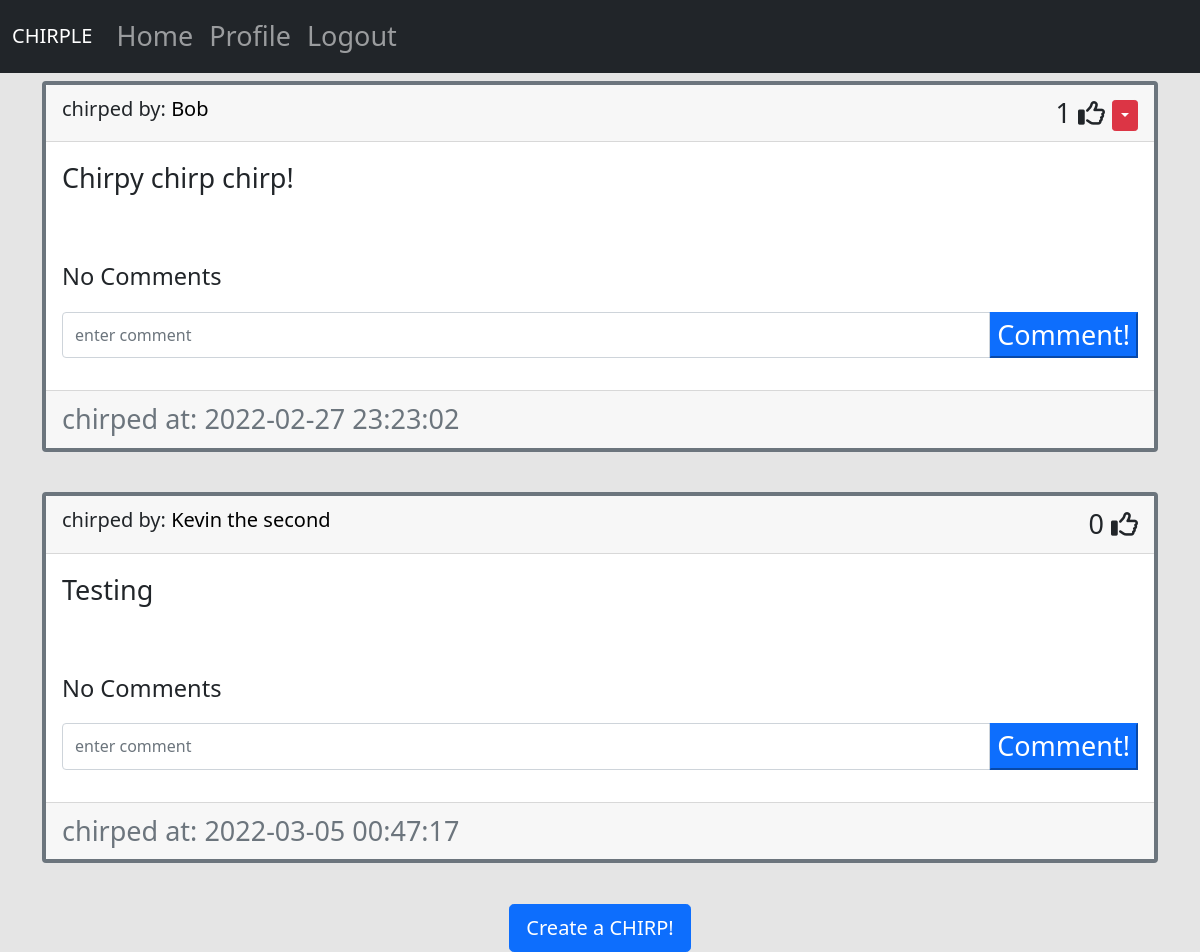
Screenshot of /home (signed in) with the database file from the repository.
### website/models.py (models this page shows)
class Chirps(db.Model):
    id = db.Column(db.Integer, primary_key=True)
    text = db.Column(db.Text, nullable=False)
    date_created = db.Column(db.DateTime(timezone=True), default=func.now())
    author = db.Column(db.Integer, db.ForeignKey(
        'user.id', ondelete="CASCADE"), nullable=False)
    comment = db.relationship(
        "Comment", backref="chirps", cascade="all,delete-orphan")
    like = db.relationship(
        "Like", backref="chirps", cascade="all,delete-orphan")

class User(db.Model, UserMixin):
    id = db.Column(db.Integer, primary_key=True)
    email = db.Column(db.String(150), unique=True)
    username = db.Column(db.String(150), unique=True)
    password = db.Column(db.String(150))
    date_created = db.Column(db.DateTime(timezone=True), default=func.now())
    isAdmin = db.Column(db.Boolean, default=False)
    chirps = db.relationship("Chirps", backref="user", passive_deletes=True)
    comment = db.relationship("Comment", backref="user", passive_deletes=True)
    like = db.relationship("Like", backref="user", passive_deletes=True)

### website/views.py (the view)
@views.route("/")
@views.route("/home")
@login_required
def home():
    posts = Chirps.query.all()
    return render_template("home.html",  user=current_user, chirps=posts)

### website/__init__.py (called while the page is built)
def create_app():
    app = Flask(__name__)
    app.config['SECRET_KEY'] = "notsosecretkey"
    app.config['SQLALCHEMY_DATABASE_URI'] = f'sqlite:///{DB_NAME}'
    db.init_app(app)
    from .views import views
    from .auth import authenticate
    app.register_blueprint(views, url_prefix="/")
    app.register_blueprint(authenticate, url_prefix="/")
    from .models import User
    create_database(app)
    login_manager = LoginManager()
    login_manager.login_view = "authenticate.login"
    login_manager.init_app(app)
    @login_manager.user_loader
    def load_user(_id):
        return User.query.get(int(_id))
    return app

### website/templates/home.html
{%extends "chirpdiv.html" %} {%block title%}Home{%endblock%}

### website/templates/chirpdiv.html (shortened to what this page needs)
{%extends "base.html"%} {%block title%}{%endblock%} {%block content%}
<div id="chirps">
  {%for chirps in chirps%}
  <div class="card border-secondary">
    <div class="card-header d-flex justify-content-between align-items-center" >
      <h5>
        chirped by:
        <span
          ><a href="/chirps/{{chirps.user.username}}" class="chirpname">
            {{chirps.user.username}}</a
          ></span
        >
      </h5>
      <div>
        <span id="likes-count-{{chirps.id}}">{{chirps.like|length}}</span>
        {%if user.id in  chirps.like|map(attribute="author")|list%}
        <i
          class="fas fa-thumbs-up"
          id="like-button-{{chirps.id}}"
          onclick="like({{chirps.id}})"
        ></i>
        {%else%}
        <i
        class="far fa-thumbs-up"
        id="like-button-{{chirps.id}}"
        onclick="like({{chirps.id}})"
      ></i>
        {%endif%}
        {%if chirps.author == user.id%}
      <div class="btn-group">
        <button
          type="button"
          class="btn btn-sm btn-danger dropdown-toggle"
          data-bs-toggle="dropdown"
        ></button>
      </div>
      {%endif%}
    </div>
  </div>
    <div class="card-body">
      <div class="card-text">
        <p class="chirptext">{{chirps.text}}</p>
      </div>
      <br />
        <p class="card-text">
          {%if chirps.comment|length > 0%}
          <a
            href="#comments-{{chirps.id}}"
            data-bs-toggle="collapse"
            role="button"
          >
            <small>View {{chirps.comment|length}} Comments</small>
          </a>
          {%else%}
          <small text-muted> No Comments</small>
          {%endif%}
        </p>
        <form
          method="POST"
          class="input-group mt-3 mb-3"
          action="/createcomment/{{chirps.id}}"
        >
          <input
            type="text"
            id="text"
            name="text"
            class="form-control"
            placeholder="enter comment"
          />
          <button type="submit" class="btn-primary">Comment!</button>
        </form>
      </div>
      <div class="card-footer text-muted">
        chirped at: {{chirps.date_created}}
      </div>
    </div>
    <br />
    {%endfor%}
  </div>
  {%block footer%}
  <div align="center">
    <a href="/createchirp"
      ><button type="button" class="btn btn-primary btn-lg">
        Create a CHIRP!
      </button></a
    >
  </div>
  {%endblock%} {%endblock%}

### website/static/style.css (style rules this page uses)
body { background-color: #e5e5e5; font-size: 27px; }
.card { border: 4px solid black; }
.chirpname { color: black; text-decoration: none; }

### rows the page displays
Chirps: user.username "Bob", like|length "1", text "Chirpy chirp chirp!", date_created "2022-02-27 23:23:02"
Chirps: user.username "Kevin the second", like|length "0", text "Testing", date_created "2022-03-05 00:47:17"
